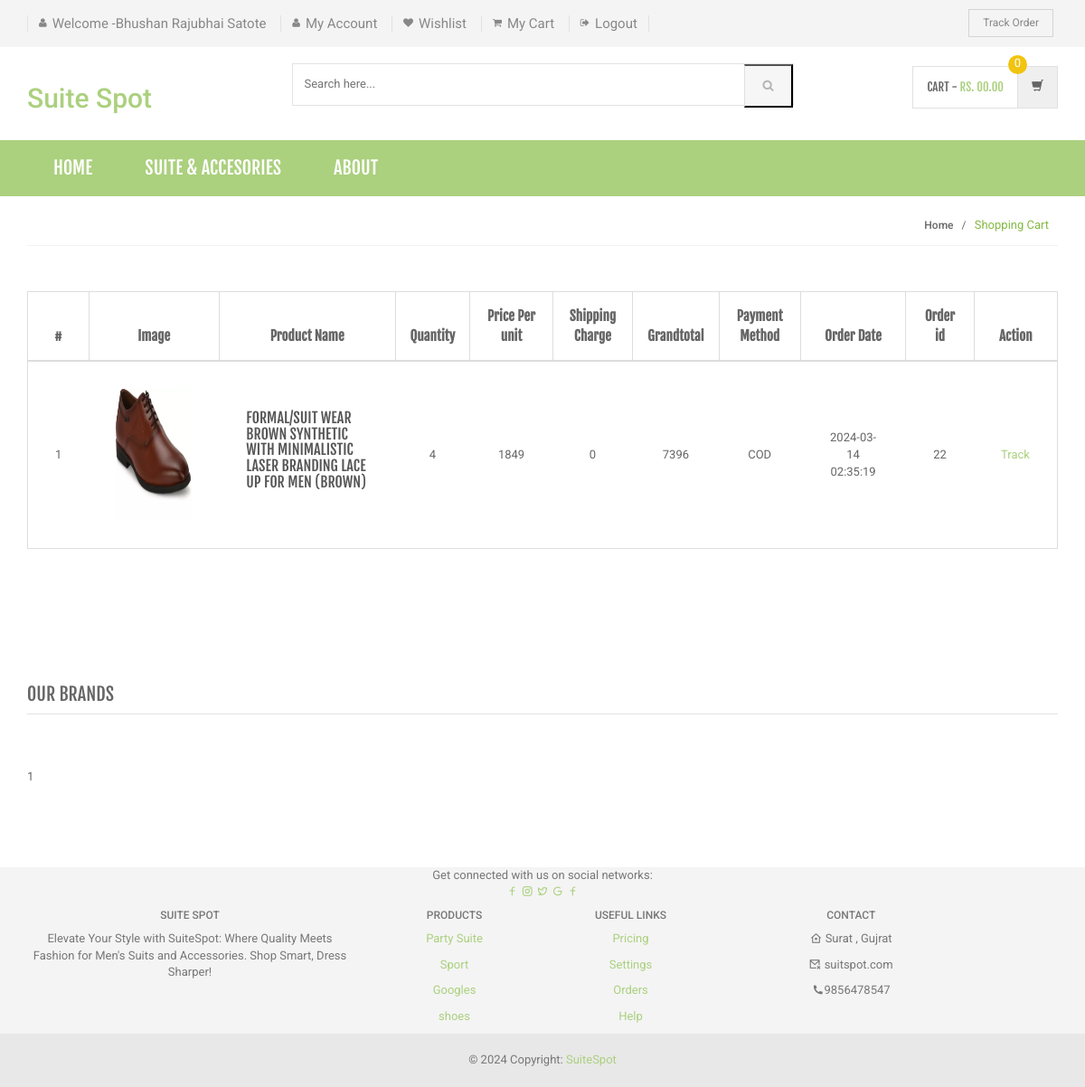
/shopping/order-history.php (signed in), run on the app's committed database.
### tables this page shows
CREATE TABLE `orders` (
  `id` int(11) NOT NULL,
  `userId` int(11) DEFAULT NULL,
  `productId` varchar(255) DEFAULT NULL,
  `quantity` int(11) DEFAULT NULL,
  `orderDate` timestamp NOT NULL DEFAULT current_timestamp(),
  `paymentMethod` varchar(50) DEFAULT NULL,
  `orderStatus` varchar(55) DEFAULT NULL
);

CREATE TABLE `products` (
  `id` int(11) NOT NULL,
  `category` int(11) NOT NULL,
  `subCategory` int(11) DEFAULT NULL,
  `productName` varchar(255) DEFAULT NULL,
  `productCompany` varchar(255) DEFAULT NULL,
  `productPrice` int(11) DEFAULT NULL,
  `productPriceBeforeDiscount` int(11) DEFAULT NULL,
  `productDescription` longtext DEFAULT NULL,
  `productImage1` varchar(255) DEFAULT NULL,
  `productImage2` varchar(255) DEFAULT NULL,
  `productImage3` varchar(255) DEFAULT NULL,
  `shippingCharge` int(11) DEFAULT NULL,
  `productAvailability` varchar(255) DEFAULT NULL,
  `postingDate` timestamp NULL DEFAULT current_timestamp(),
  `updationDate` varchar(255) DEFAULT NULL
);

### shopping/order-history.php (the view, shortened to what this page needs)
<?php
include('includes/config.php');
if(strlen($_SESSION['login'])==0)
    {
header('location:login.php');
}
else{
?>
<!DOCTYPE html>
<html lang="en">
	<head>
	    <link rel="stylesheet" href="assets/css/bootstrap.min.css">
	    <link rel="stylesheet" href="assets/css/main.css">
	    <link rel="stylesheet" href="assets/css/green.css">
	    <link rel="stylesheet" href="assets/css/owl.carousel.css">
		<link rel="stylesheet" href="assets/css/owl.transitions.css">
		<link href="assets/css/lightbox.css" rel="stylesheet">
		<link rel="stylesheet" href="assets/css/animate.min.css">
		<link rel="stylesheet" href="assets/css/rateit.css">
		<link rel="stylesheet" href="assets/css/bootstrap-select.min.css">
		<link rel="stylesheet" href="assets/css/config.css">
		<link href="assets/css/green.css" rel="alternate stylesheet" title="Green color">
		<link href="assets/css/blue.css" rel="alternate stylesheet" title="Blue color">
		<link href="assets/css/red.css" rel="alternate stylesheet" title="Red color">
		<link href="assets/css/orange.css" rel="alternate stylesheet" title="Orange color">
		<link href="assets/css/dark-green.css" rel="alternate stylesheet" title="Darkgreen color">
		<link rel="stylesheet" href="assets/css/font-awesome.min.css">
	</head>
    <body class="cnt-home">
<header class="header-style-1">
<?php include('includes/top-header.php');?>
<?php include('includes/main-header.php');?>
<?php include('includes/menu-bar.php');?>
</header>
<div class="breadcrumb">
	<div class="container">
		<div class="breadcrumb-inner">
			<ul class="list-inline list-unstyled">
				<li><a href="#">Home</a></li>
				<li class='active'>Shopping Cart</li>
			</ul>
		</div>
	</div>
</div>
<div class="body-content outer-top-xs">
	<div class="container">
		<div class="row inner-bottom-sm">
			<div class="shopping-cart">
				<div class="col-md-12 col-sm-12 shopping-cart-table ">
	<div class="table-responsive">
<form name="cart" method="post">
		<table class="table table-bordered">
			<thead>
				<tr>
					<th class="cart-romove item">#</th>
					<th class="cart-description item">Image</th>
					<th class="cart-product-name item">Product Name</th>
					<th class="cart-qty item">Quantity</th>
					<th class="cart-sub-total item">Price Per unit</th>
					<th class="cart-sub-total item">Shipping Charge</th>
					<th class="cart-total item">Grandtotal</th>
					<th class="cart-total item">Payment Method</th>
					<th class="cart-description item">Order Date</th>
					<th class="cart-description item">Order id</th>
					<th class="cart-total last-item">Action</th>
				</tr>
			</thead>
			<tbody>
<?php $query=mysqli_query($con,"select products.productImage1 as pimg1,products.productName as pname,products.id as proid,orders.productId as opid,orders.quantity as qty,products.productPrice as pprice,products.shippingCharge as shippingcharge,orders.paymentMethod as paym,orders.orderDate as odate,orders.id as orderid from orders join products on orders.productId=products.id where orders.userId='".$_SESSION['id']."' and orders.paymentMethod is not null");
$cnt=1;
while($row=mysqli_fetch_array($query))
{
?>
				<tr>
					<td><?php echo $cnt;?></td>
					<td class="cart-image">
						<a class="entry-thumbnail" href="detail.html">
						    <img src="admin/productimages/<?php echo $row['proid'];?>/<?php echo $row['pimg1'];?>" alt="" width="84" height="146">
						</a>
					</td>
					<td class="cart-product-name-info">
						<h4 class='cart-product-description'><a href="product-details.php?pid=<?php echo $row['opid'];?>">
						<?php echo $row['pname'];?></a></h4>
					</td>
					<td class="cart-product-quantity">
						<?php echo $qty=$row['qty']; ?>
		            </td>
					<td class="cart-product-sub-total"><?php echo $price=$row['pprice']; ?>  </td>
					<td class="cart-product-sub-total"><?php echo $shippcharge=$row['shippingcharge']; ?>  </td>
					<td class="cart-product-grand-total"><?php echo (($qty*$price)+$shippcharge);?></td>
					<td class="cart-product-sub-total"><?php echo $row['paym']; ?>  </td>
					<td class="cart-product-sub-total"><?php echo $row['odate']; ?>  </td>
					<td class="cart-product-sub-total"><?php echo $row['orderid']; ?>  </td>
					<td>
 <a href="javascript:void(0);" onClick="popUpWindow('track-order.php?oid=<?php echo htmlentities($row['orderid']);?>');" title="Track order">
					Track</td>
				</tr>
<?php $cnt=$cnt+1;} ?>
			</tbody>
		</table>
	</div>
</div>
		</div>
		</div>
<?php echo include('includes/brands-slider.php');?>
	</div>
</div>
<?php include('includes/footer.php');?>
</body>
</html>
<?php } ?>

### shopping/assets/css/green.css (style rules this page uses)
a { color: #abd07e; }
.breadcrumb ul li.active { color: #84b943; }

### shopping/assets/css/lightbox.css (style rules this page uses)
body:after { content: url(../images/close.png) url(../images/loading.gif) url(../images/prev.png) url(../images/next.png); display: none; }

### shopping/assets/css/blue.css (style rules this page uses)
a { color: #3498db; }
.breadcrumb ul li.active { color: #1d6ca1; }

### shopping/assets/css/red.css (style rules this page uses)
a { color: #ff6c6c; }
.breadcrumb ul li.active { color: #ff1a1a; }

### shopping/assets/css/orange.css (style rules this page uses)
a { color: #f39c12; }
.breadcrumb ul li.active { color: #ab6c09; }

### shopping/assets/css/dark-green.css (style rules this page uses)
a { color: #12cca7; }
.breadcrumb ul li.active { color: #0b816a; }

### data on the page
orders: productId.productImage1 (picture), productId.productName "FORMAL/SUIT WEAR BROWN SYNTHETIC WITH MINIMALISTIC LASER BRANDING LACE UP FOR MEN (BROWN)", quantity "4", productId.productPrice "1849", productId.shippingCharge "0", ($qty*$price)+$shippcharge "7396", paymentMethod "COD", orderDate "2024-03-14 02:35:19", id "22"

### other printed values
$_SESSION['username'] "Bhushan Rajubhai Satote"
include('includes/brands-slider.php') "1"
